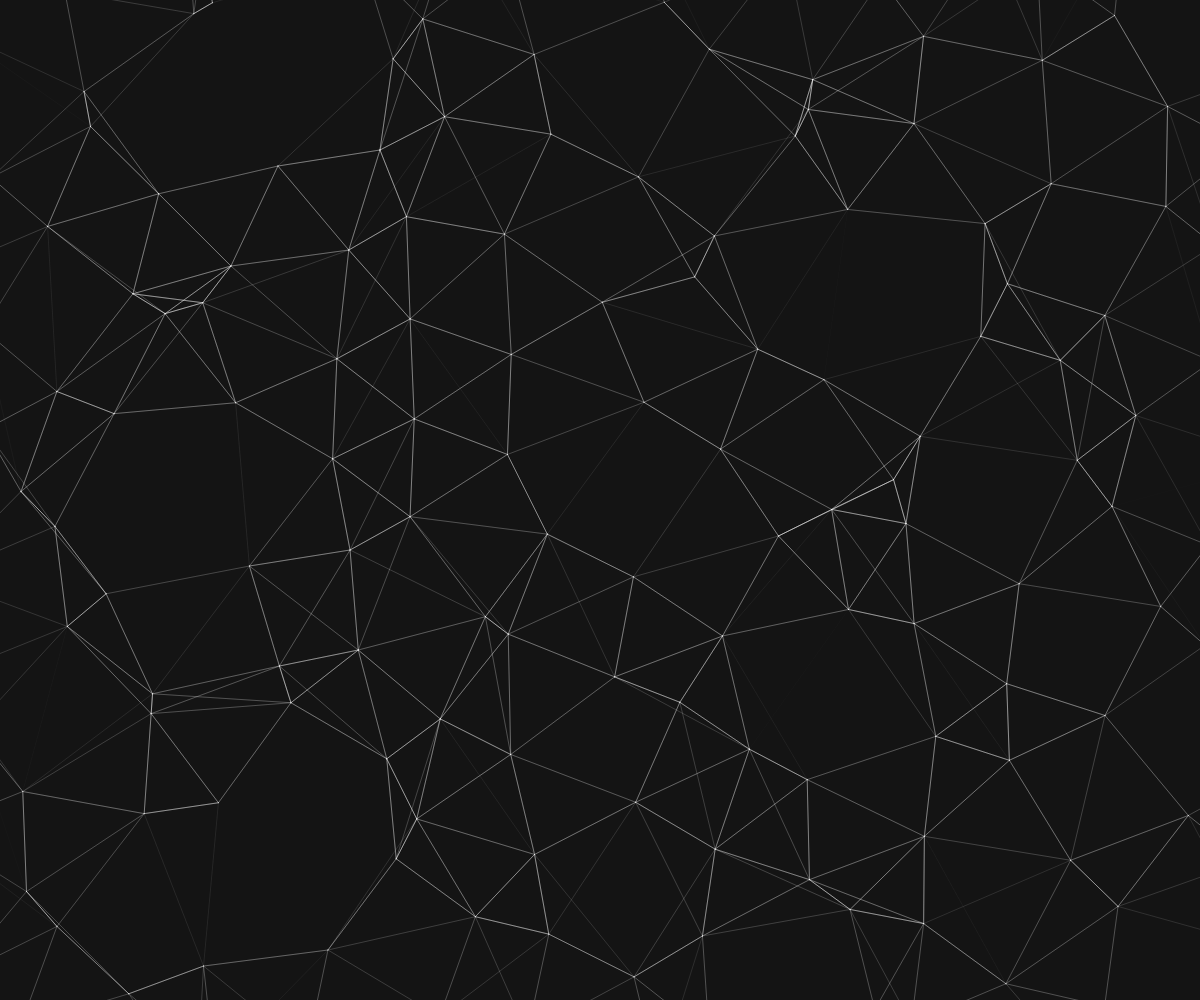
Frame 1 (no input)
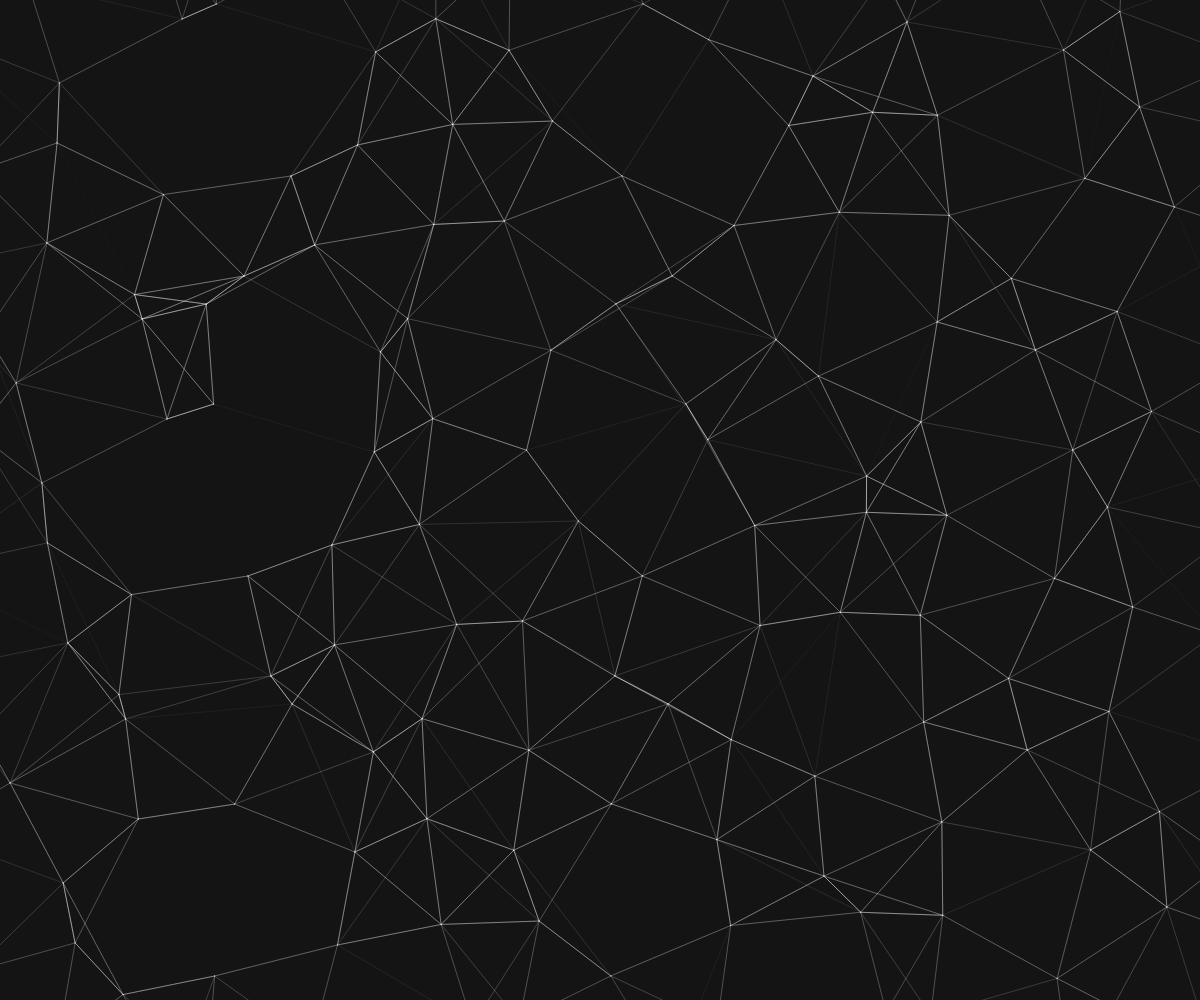
Frame 60 (no input)
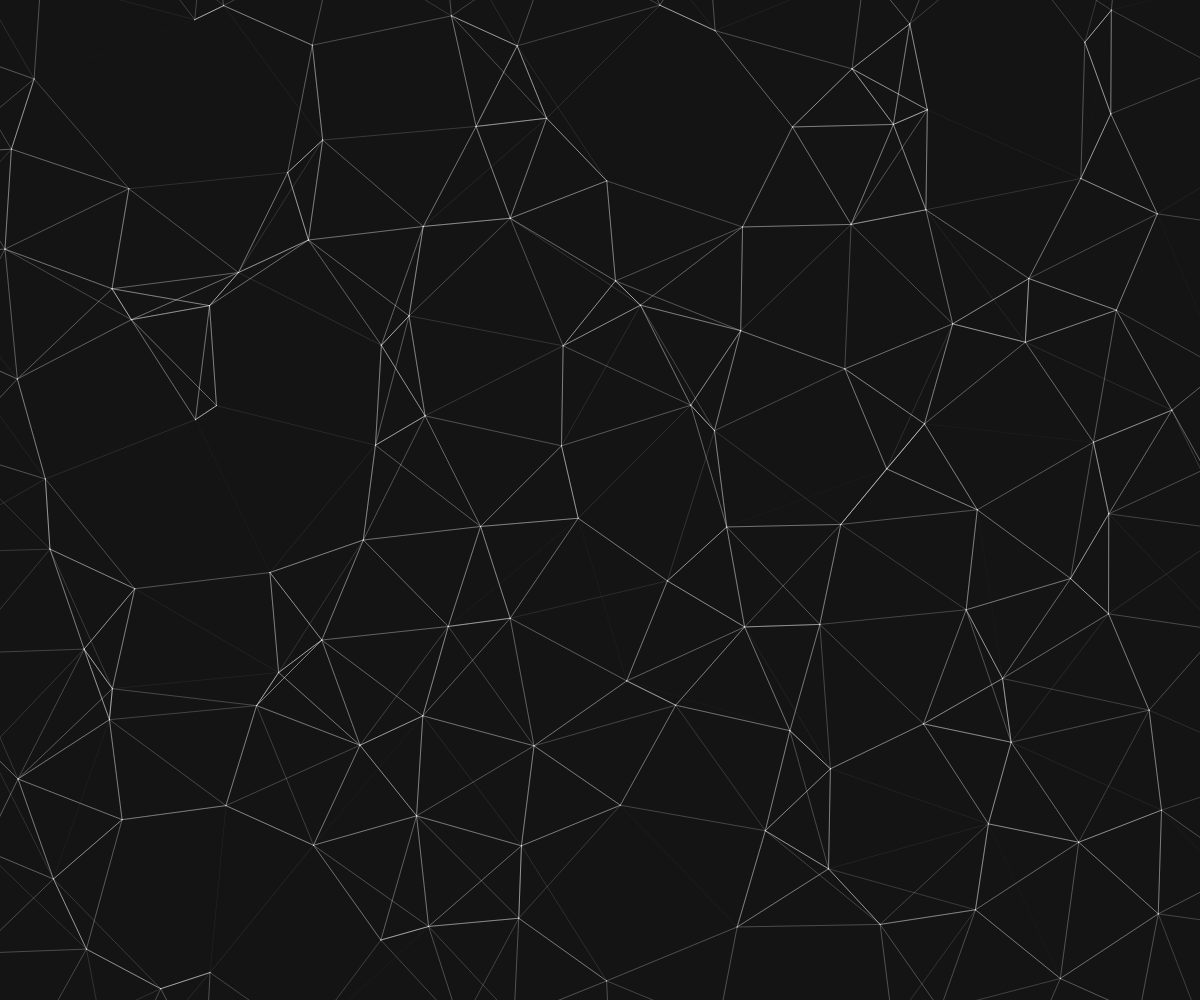
Frame 120 (the mouse pressed at the canvas centre since frame 60)

The p5.js sketch that drew these frames (run headless with seeded random() and noise() and a simulated clock; from frame 60 on, the mouse is pressed at the canvas centre):

// p5.js sketch
// ── sketch.js
let trianglecolors;
let d = 100;
let r = 150;
function setup() {
    createCanvas(windowWidth, windowHeight);

    let colorChoices = [
        "#7E6C6C",
        "#F87575",
        "#FFA9A3",
        "#B9E6FF",
        "#5C95FF"
    ]

    trianglecolors = [];
    for (let i = 0; i < width / d + 2; i++) {
        trianglecolors.push([]);
        for (let j = 0; j < height / d + 2; j++) {
            trianglecolors[i].push([]);
            for (let k = 0; k < 2; k++) {
                trianglecolors[i][j].push(color(colorChoices[(i + j + k * 3) % colorChoices.length]));
            }
        }
    }
    frameRate(30);
}

function draw() {
    background(20);

    let func = x => 1 / (exp(-10 * (x - 0.5)) + 1);
    let noisefunc = (x, y, z) => (func(noise(x, y, z)));

    let positions = [];
    for (let i = 0; i < width / d + 2; i++) {
        positions.push([]);
        for (let j = 0; j < height / d + 2; j++) {
            positions[i].push(createVector((noisefunc(i * d * 10, j * d * 10, frameCount / r + i * 100) + i - 1) * d, (noisefunc(i * d * 10, j * d & 10, frameCount / 500 + r) + j - 1) * d));
        }
    }


    //   for(let i = 0; i < width/d + 1; i++) {
    //     for(let j = 0; j < height / d + 1; j++) {
    //       // fill(trianglecolors[i][j][0]);

    //       let d = dist(positions[i][j].x,positions[i][j].y,positions[i+1][j].x,positions[i+1][j].y);
    //       fill(255,255,255,50 - d/4)
    //       noStroke();
    //       triangle(positions[i][j].x,positions[i][j].y,
    //               positions[i+1][j].x,positions[i+1][j].y,
    //               positions[i+1][j+1].x,positions[i+1][j+1].y)
    //       // fill(255,255,255,255)
    //       triangle(positions[i][j].x,positions[i][j].y,
    //               positions[i][j+1].x,positions[i][j+1].y,
    //               positions[i+1][j+1].x,positions[i+1][j+1].y)
    //     }
    //   }

    for (let i = 1; i < width / d + 1; i++) {
        for (let j = 1; j < height / d + 1; j++) {


            for (let i1 = -1; i1 <= 1; i1++) {
                for (let j1 = -1; j1 <= 1; j1++) {
                    let di = dist(positions[i][j].x, positions[i][j].y, positions[i + i1][j + j1].x, positions[i + i1][j + j1].y);
                    let d2 = dist(positions[i][j].x, positions[i][j].y, width / 2, height / 2) * d * d / 300 * 0;
                    stroke(255, 255, 255, map(di * di + d2, d * d * 3, 0, 0, 100));
                    line(positions[i][j].x, positions[i][j].y, positions[i + i1][j + j1].x, positions[i + i1][j + j1].y)
                }
            }
        }
    }

}
